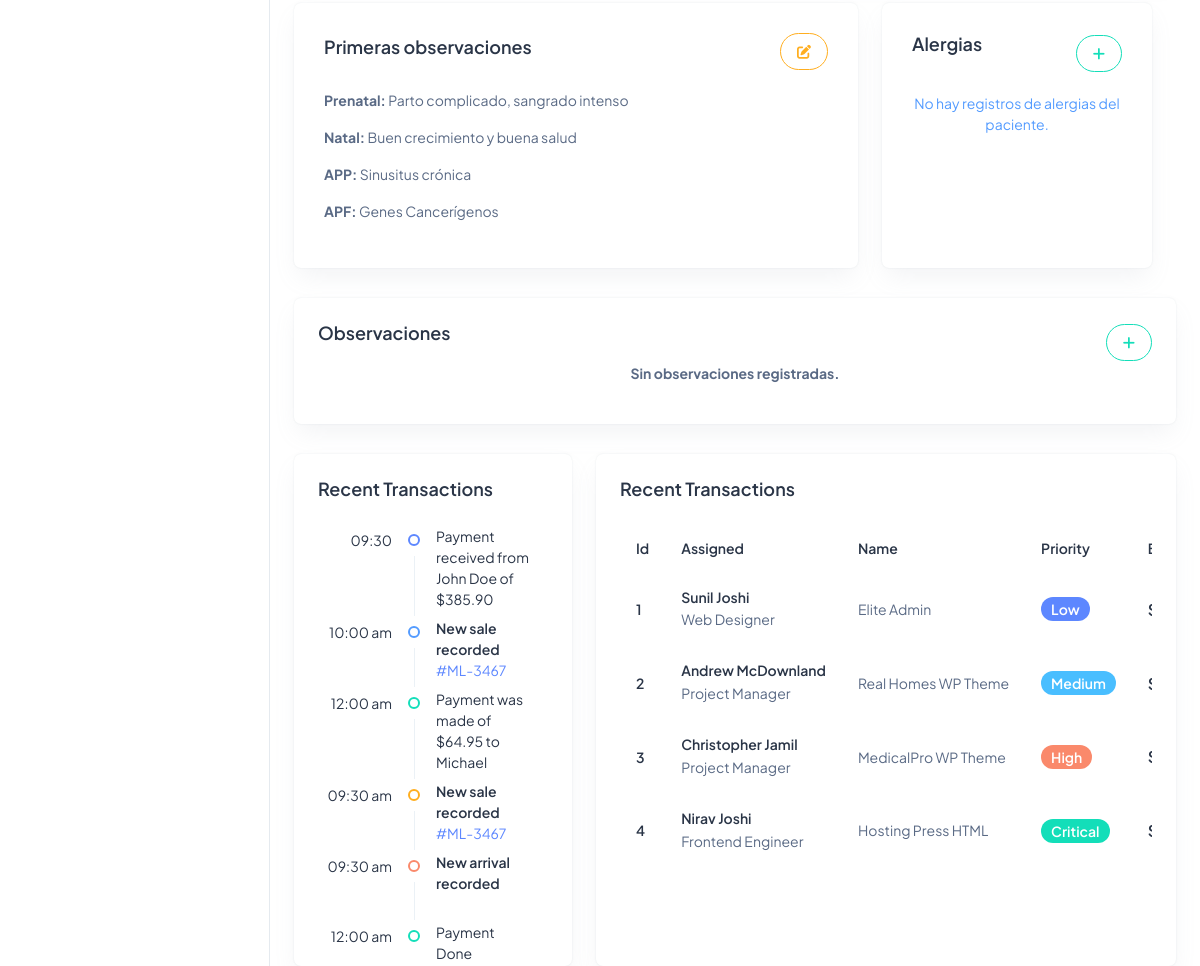
Before: /historiales/doc_inicio/doc_patient/1 (signed in, middle part) with the older database file.
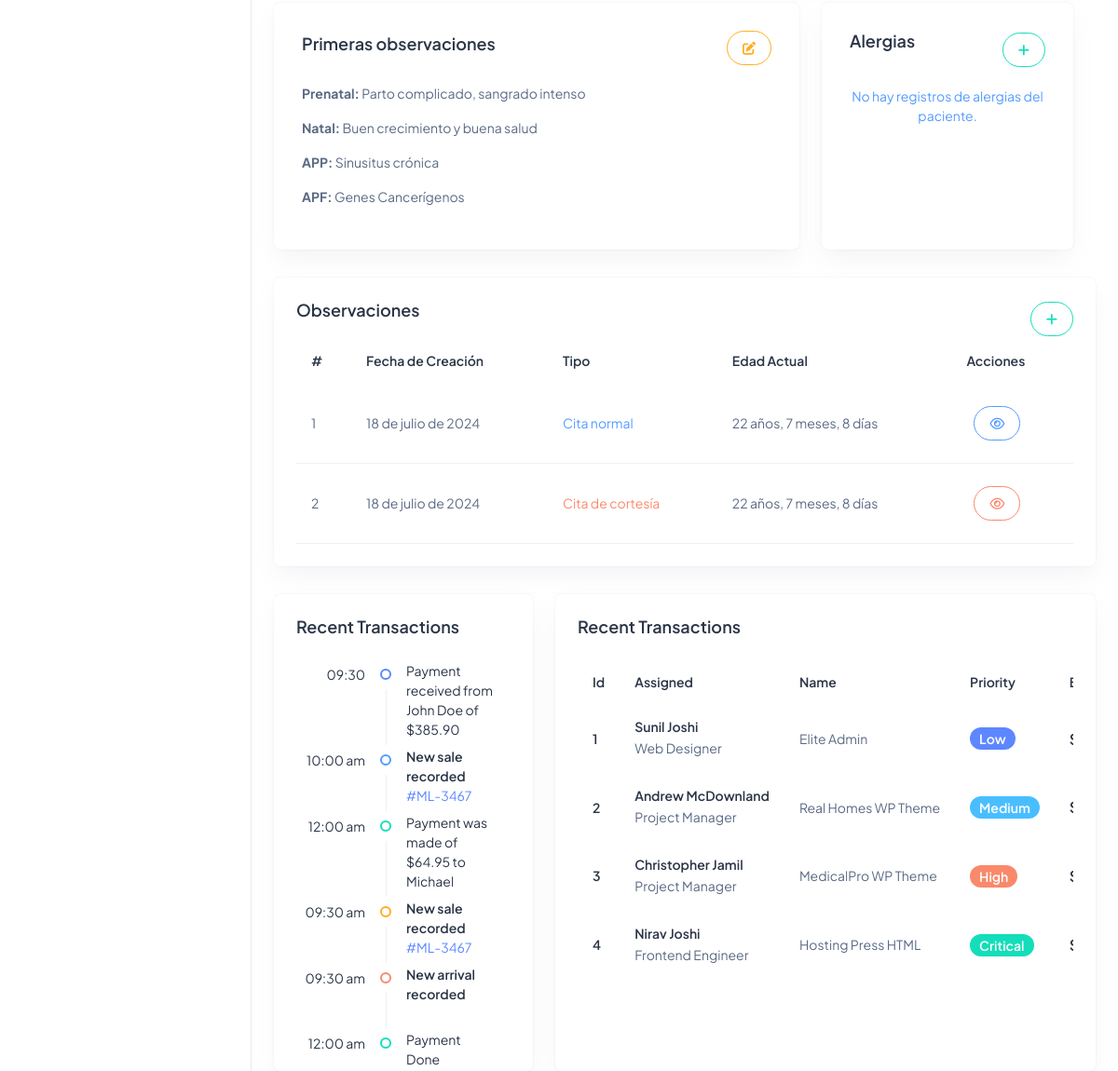
After: the same page with the newer database file.
### Aplicaciones/Historiales/models.py (models this page shows, shortened)
class InfoMom(models.Model):
    id = models.AutoField(primary_key=True)
    creation=models.DateField(default=datetime.date.today)
    prenatal=models.TextField()
    natal=models.TextField()
    app=models.TextField()
    apf=models.TextField()
    patient=models.ForeignKey(Patient, on_delete=models.CASCADE)

class observaciones(models.Model):
    id = models.AutoField(primary_key=True)
    creation=models.DateField(default=datetime.date.today)
    new_age=models.CharField(max_length=250)
    firstsect= models.TextField()
    secondsect=models.TextField()
    cortesia=models.BooleanField(default=False)
    paciente = models.ForeignKey(Patient,on_delete=models.CASCADE)

### Aplicaciones/Historiales/views.py (the view)
# urls.py: path('doc_inicio/doc_patient/<idPat>', views.doc_patient, name='doc_patient'),
@login_required
@custom_login_required
def doc_patient (request,idPat):
    patbdd=Patient.objects.get(idPat=idPat)
    genbdd=Gender.objects.all()
    mombdd=MadreCita.objects.all()
    dadbdd=PadreCita.objects.all()
    alerbdd=Alergia.objects.all()
    alerpatbdd=PatAler.objects.filter(paciente=idPat)
    obsmom=InfoMom.objects.get(patient=idPat)
    obsbdd=observaciones.objects.filter(paciente=idPat)
    for mom in mombdd:
        mom.age_mom = mom.age_mom.strftime('%Y-%m-%d') if mom.age_mom else ''
    for dad in dadbdd:
        dad.age_fat = dad.age_fat.strftime('%Y-%m-%d') if dad.age_fat else ''
    return render(request, 'histo/patient.html',{'pacientes':patbdd,'generos':genbdd,'mom':mombdd, 'dad':dadbdd, 'alergias':alerbdd, 'misalergias':alerpatbdd, 'infomom':obsmom, 'observaciones':obsbdd})

### Aplicaciones/Historiales/templates/histo/patient.html (shortened to what this page needs)
{% extends 'doc_plantilla.html' %}
{% block doc_contenido %}
<br><br>
<div class="row">
  <div class="col-lg-8 d-flex align-items-stretch">
    <div class="card w-100">
      <div class="card-body d-flex flex-column">
        {% if infomom %}
        <div class="d-sm-flex d-block align-items-center justify-content-between mb-9">
          <div class="d-flex justify-content-between align-items-center w-100">
            <h5 class="card-title fw-semibold">Primeras observaciones</h5>
            <button type="button" class="btn btn-outline-warning rounded-pill" data-bs-toggle="modal" data-bs-target="#editinfoMomModal" title="Editar Observación">
               <i class="fas fa-edit"></i>
            </button>
          </div>
        </div>
        <div class="mt-auto list-container">
          <p><b>Prenatal: </b>{{infomom.prenatal}}</p>
          <p><b>Natal:</b> {{infomom.natal}}</p>
          <p><b>APP:</b> {{infomom.app}}</p>
          <p><b>APF:</b> {{infomom.apf}}</p>
        </div>
        {% endif %}
      </div>
    </div>
  </div>
  <div class="col-lg-4 d-flex align-items-stretch">
      <div class="card w-100">
          <div class="card-body d-flex flex-column">
              <div class="d-flex justify-content-between align-items-center">
                  <h5 class="card-title mb-9 fw-semibold">Alergias</h5>
                  <button type="button" class="btn btn-outline-success rounded-pill" data-bs-toggle="modal" data-bs-target="#addAlModal" title="Añadir alergia">
                      <i class="fa-solid fa-plus"></i>
                  </button>
              </div>
              <div class="row align-items-center mt-3">
                  {% if misalergias %}
                      <div class="list-container">
                          <ul class="list-group list-group-flush" id="alergias-list">
                              {% for alergia in misalergias %}
                                  <li class="list-group-item d-flex justify-content-between align-items-center" id="alergia-{{ alergia.alergia.id }}">
                                      {{ alergia.alergia.nombreAlergia }}
                                      <form method="post" action="{% url 'delete_alergia' pacientes.idPat alergia.alergia.id %}">
                                          {% csrf_token %}
                                          <button type="button" class="btn btn-outline-danger rounded-pill" onclick="delete_alergia('{% url 'delete_alergia' pacientes.idPat alergia.alergia.id %}')">
                                              <i class="fa-solid fa-trash"></i>
                                          </button>
                                      </form>
                                  </li>
                              {% endfor %}
                          </ul>
                      </div>
                  {% else %}
                      <br><br><br>
                      <div class="text-center">
                          <p class="text-info">No hay registros de alergias del paciente.</p>
                      </div>
                  {% endif %}
              </div>
          </div>
      </div>
  </div>
</div>
  </div>
<div class="row">
  <div class="col-md-12">
    <div class="card w-100">
      <div class="card-body p-4">
        <div class="d-flex justify-content-between align-items-center">
            <h5 class="card-title mb-9 fw-semibold">Observaciones</h5>
            <button type="button" class="btn btn-outline-success rounded-pill" data-bs-toggle="modal" data-bs-target="#obsModal" title="Añadir Observación">
                <i class="fa-solid fa-plus"></i>
            </button>
        </div>
        {% if observaciones %}
        <table id="tbl_horarios" class="table text-nowrap mb-0 align-middle">
          <thead class="text-dark fs-4">
            <tr>
              <th class="border-bottom-0">
                <h6 class="fw-semibold mb-0">#</h6>
              </th>
              <th class="border-bottom-0">
                <h6 class="fw-semibold mb-0">Fecha de Creación</h6>
              </th>
              <th class="border-bottom-0">
                <h6 class="fw-semibold mb-0">Tipo</h6>
              </th>
              <th class="border-bottom-0">
                  <h6 class="fw-semibold mb-0">Edad Actual</h6>
              </th>
              <th class="border-bottom-0">
                  <h6 class="fw-semibold mb-0">Acciones</h6>
              </th>
            </tr>
          </thead>
          <tbody>
            {% for obs in observaciones %}
              <tr>
                <td>
                  {{obs.id}}
                </td>
                <td>{{obs.creation}}</td>
                <td>
                  {% if obs.cortesia %}
                    <span class="text-danger"> Cita de cortesía</span>
                  {% else %}
                    <span class="text-info"> Cita normal</span>
                  {% endif %}
                </td>
                <td>{{obs.new_age}}</td>
                <td>
                  {% if obs.cortesia %}
                    <a href="#" class="btn btn-outline-danger rounded-pill m-2" title="Vista Previa"><i class="fa-regular fa-eye"></i></a>
                  {% else %}
                    <a href="#" class="btn btn-outline-info rounded-pill m-2" title="Vista Previa"><i class="fa-regular fa-eye"></i></a>
                  {% endif %}
                </td>
              </tr>
              {% endfor %}
          </tbody>
        </table>
        {% else %}
          <div class="text-center">
            <p><b>Sin observaciones registradas.</b></p>
          </div>
        {% endif %}
      </div>
    </div>
  </div>
</div>
  <div class="row">
    <div class="col-lg-4 d-flex align-items-stretch">
      <div class="card w-100">
        <div class="card-body p-4">
          <div class="mb-4">
            <h5 class="card-title fw-semibold">Recent Transactions</h5>
          </div>
          <ul class="timeline-widget mb-0 position-relative mb-n5">
            <li class="timeline-item d-flex position-relative overflow-hidden">
              <div class="timeline-time text-dark flex-shrink-0 text-end">09:30</div>
              <div class="timeline-badge-wrap d-flex flex-column align-items-center">
                <span class="timeline-badge border-2 border border-primary flex-shrink-0 my-8"></span>
              </div>
              <div class="timeline-desc fs-3 text-dark mt-n1">Payment received from John Doe of $385.90</div>
            </li>
            <li class="timeline-item d-flex position-relative overflow-hidden">
              <div class="timeline-time text-dark flex-shrink-0 text-end">10:00 am</div>
              <div class="timeline-badge-wrap d-flex flex-column align-items-center">
                <span class="timeline-badge border-2 border border-info flex-shrink-0 my-8"></span>
              </div>
              <div class="timeline-desc fs-3 text-dark mt-n1 fw-semibold">New sale recorded <a
                  href="javascript:void(0)" class="text-primary d-block fw-normal">#ML-3467</a>
              </div>
            </li>
            <li class="timeline-item d-flex position-relative overflow-hidden">
              <div class="timeline-time text-dark flex-shrink-0 text-end">12:00 am</div>
              <div class="timeline-badge-wrap d-flex flex-column align-items-center">
                <span class="timeline-badge border-2 border border-success flex-shrink-0 my-8"></span>
              </div>
              <div class="timeline-desc fs-3 text-dark mt-n1">Payment was made of $64.95 to Michael</div>
            </li>
            <li class="timeline-item d-flex position-relative overflow-hidden">
              <div class="timeline-time text-dark flex-shrink-0 text-end">09:30 am</div>
              <div class="timeline-badge-wrap d-flex flex-column align-items-center">
                <span class="timeline-badge border-2 border border-warning flex-shrink-0 my-8"></span>
              </div>
              <div class="timeline-desc fs-3 text-dark mt-n1 fw-semibold">New sale recorded <a
                  href="javascript:void(0)" class="text-primary d-block fw-normal">#ML-3467</a>
              </div>
            </li>
            <li class="timeline-item d-flex position-relative overflow-hidden">
              <div class="timeline-time text-dark flex-shrink-0 text-end">09:30 am</div>
              <div class="timeline-badge-wrap d-flex flex-column align-items-center">
                <span class="timeline-badge border-2 border border-danger flex-shrink-0 my-8"></span>
              </div>
              <div class="timeline-desc fs-3 text-dark mt-n1 fw-semibold">New arrival recorded
              </div>
            </li>
            <li class="timeline-item d-flex position-relative overflow-hidden">
              <div class="timeline-time text-dark flex-shrink-0 text-end">12:00 am</div>
              <div class="timeline-badge-wrap d-flex flex-column align-items-center">
                <span class="timeline-badge border-2 border border-success flex-shrink-0 my-8"></span>
              </div>
              <div class="timeline-desc fs-3 text-dark mt-n1">Payment Done</div>
            </li>
          </ul>
        </div>
      </div>
    </div>
    <div class="col-lg-8 d-flex align-items-stretch">
      <div class="card w-100">
        <div class="card-body p-4">
          <h5 class="card-title fw-semibold mb-4">Recent Transactions</h5>
          <div class="table-responsive">
            <table class="table text-nowrap mb-0 align-middle">
              <thead class="text-dark fs-4">
                <tr>
                  <th class="border-bottom-0">
                    <h6 class="fw-semibold mb-0">Id</h6>
                  </th>
                  <th class="border-bottom-0">
                    <h6 class="fw-semibold mb-0">Assigned</h6>
                  </th>
                  <th class="border-bottom-0">
                    <h6 class="fw-semibold mb-0">Name</h6>
                  </th>
                  <th class="border-bottom-0">
                    <h6 class="fw-semibold mb-0">Priority</h6>
                  </th>
                  <th class="border-bottom-0">
                    <h6 class="fw-semibold mb-0">Budget</h6>
                  </th>
                </tr>
              </thead>
              <tbody>
                <tr>
                  <td class="border-bottom-0"><h6 class="fw-semibold mb-0">1</h6></td>
                  <td class="border-bottom-0">
                      <h6 class="fw-semibold mb-1">Sunil Joshi</h6>
                      <span class="fw-normal">Web Designer</span>
                  </td>
                  <td class="border-bottom-0">
                    <p class="mb-0 fw-normal">Elite Admin</p>
                  </td>
                  <td class="border-bottom-0">
                    <div class="d-flex align-items-center gap-2">
                      <span class="badge bg-primary rounded-3 fw-semibold">Low</span>
                    </div>
                  </td>
                  <td class="border-bottom-0">
                    <h6 class="fw-semibold mb-0 fs-4">$3.9</h6>
                  </td>
                </tr>
                <tr>
                  <td class="border-bottom-0"><h6 class="fw-semibold mb-0">2</h6></td>
                  <td class="border-bottom-0">
                      <h6 class="fw-semibold mb-1">Andrew McDownland</h6>
                      <span class="fw-normal">Project Manager</span>
                  </td>
                  <td class="border-bottom-0">
                    <p class="mb-0 fw-normal">Real Homes WP Theme</p>
                  </td>
                  <td class="border-bottom-0">
                    <div class="d-flex align-items-center gap-2">
                      <span class="badge bg-secondary rounded-3 fw-semibold">Medium</span>
                    </div>
                  </td>
                  <td class="border-bottom-0">
                    <h6 class="fw-semibold mb-0 fs-4">$24.5k</h6>
                  </td>
                </tr>
                <tr>
                  <td class="border-bottom-0"><h6 class="fw-semibold mb-0">3</h6></td>
                  <td class="border-bottom-0">
                      <h6 class="fw-semibold mb-1">Christopher Jamil</h6>
                      <span class="fw-normal">Project Manager</span>
                  </td>
                  <td class="border-bottom-0">
                    <p class="mb-0 fw-normal">MedicalPro WP Theme</p>
                  </td>
                  <td class="border-bottom-0">
                    <div class="d-flex align-items-center gap-2">
                      <span class="badge bg-danger rounded-3 fw-semibold">High</span>
                    </div>
                  </td>
                  <td class="border-bottom-0">
                    <h6 class="fw-semibold mb-0 fs-4">$12.8k</h6>
                  </td>
                </tr>
                <tr>
                  <td class="border-bottom-0"><h6 class="fw-semibold mb-0">4</h6></td>
                  <td class="border-bottom-0">
                      <h6 class="fw-semibold mb-1">Nirav Joshi</h6>
                      <span class="fw-normal">Frontend Engineer</span>
                  </td>
                  <td class="border-bottom-0">
                    <p class="mb-0 fw-normal">Hosting Press HTML</p>
                  </td>
                  <td class="border-bottom-0">
                    <div class="d-flex align-items-center gap-2">
                      <span class="badge bg-success rounded-3 fw-semibold">Critical</span>
                    </div>
                  </td>
                  <td class="border-bottom-0">
                    <h6 class="fw-semibold mb-0 fs-4">$2.4k</h6>
                  </td>
                </tr>
              </tbody>
            </table>
          </div>
        </div>
      </div>
    </div>
  </div>
</div>
{% endblock %}

### Aplicaciones/Historiales/templates/doc_plantilla.html (shortened to what this page needs)
<!doctype html>
{% load static %}
<html lang="es">
<head>
  <link rel="stylesheet" href="{% static 'css/styles.min.css' %}" />
  <link rel="stylesheet" href="{% static 'css/estilo_validacion.css' %}" />
    <link rel="stylesheet" href="https://cdnjs.cloudflare.com/ajax/libs/font-awesome/6.5.1/css/all.min.css" />
    <link rel="stylesheet" href="https://cdnjs.cloudflare.com/ajax/libs/izitoast/1.4.0/css/iziToast.css" />
<link href="https://cdn.jsdelivr.net/npm/select2@4.1.0-rc.0/dist/css/select2.min.css" rel="stylesheet" />
</head>
<body>
  <div class="page-wrapper" id="main-wrapper" data-layout="vertical" data-navbarbg="skin6" data-sidebartype="full"
    data-sidebar-position="fixed" data-header-position="fixed">
    <aside class="left-sidebar">
    </aside>
    <div class="body-wrapper">
      <div class="container-fluid">
        <div class="row">
          {% block doc_contenido %}
            {% endblock %}
      </div>
    </div>
</body>
</html>

Changed rows visible on the page:
added observaciones: id "1", creation "18 de julio de 2024", cortesia "Cita normal", new_age "22 años, 7 meses, 8 días"
added observaciones: id "2", creation "18 de julio de 2024", cortesia "Cita de cortesía", new_age "22 años, 7 meses, 8 días"
Other visible differences:
text no longer shown: "Sin observaciones registradas."
text now shown: "# Fecha de Creación Tipo Edad Actual Acciones"
